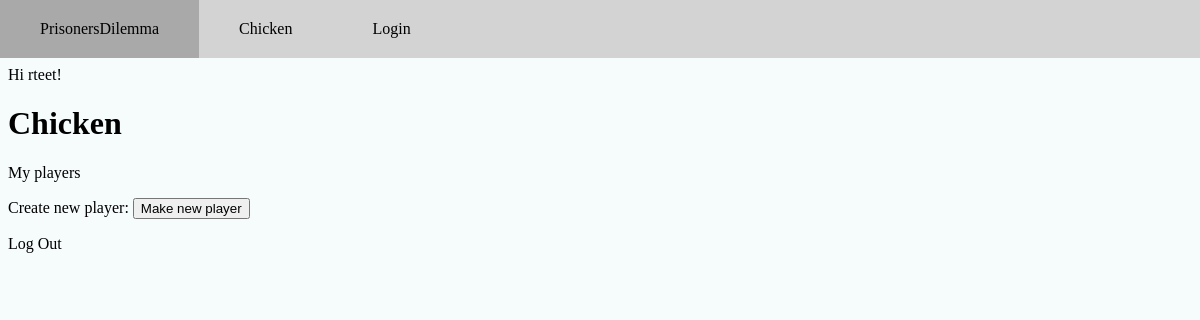
The app's page /games/gameHome/2 (signed in), older data.
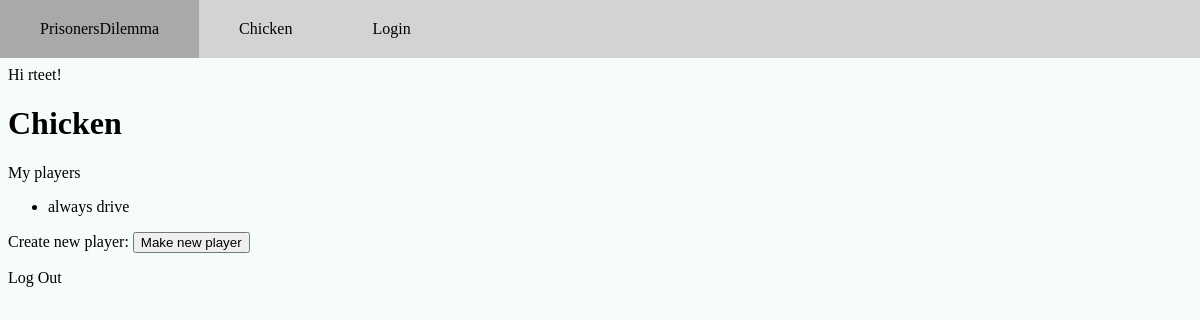
The same page, newer data.
### games/models.py (models this page shows, shortened)
class Player(models.Model):
    name = models.TextField(max_length=100, default="default")
    user = models.ForeignKey(User, related_name="players", on_delete=models.CASCADE)
    strategy = models.TextField(default="default")
    points = models.IntegerField(default=0)
    rounds_played = models.IntegerField(default=0)
    points_per_round = models.FloatField(default=0)
    game = models.ForeignKey(Game, related_name= 'players', on_delete=models.CASCADE)

### games/views.py (the view)
# urls.py: path("gameHome/<int:game_id>", views.gameHome, name="gameHome")
def gameHome(request, game_id):
    players = request.user.players.filter(game=game_id)
    return render(request, "games/gameHome.html",
        {"game_id": game_id,
         "players": players,
         "game": Game.objects.get(pk=game_id)})

### games/templates/games/gameHome.html (shortened to what this page needs)
{% extends 'registration/loggedInBase.html' %}
{% block content %}
  Hi {{ user.username }}!
  <h1>{{game.name}}</h1>
  <p>My players</p>
  <ul>
    {% for player in players %}
      <li>
        <a href = {% url "games:playerDetail" player.id %}>{{player.name}}</a>
      </li>
    {% endfor %}
  </ul>
  <p>
    Create new player:
    <button>
      <a href={% url "games:createNewPlayer" game_id %}>Make new player</a>
    </button>
  </p>
  <p><a href="{% url 'logout' %}">Log Out</a></p>
{% endblock %}

Row changes from the older to the newer data that the page shows:
added Player: name "always drive"
